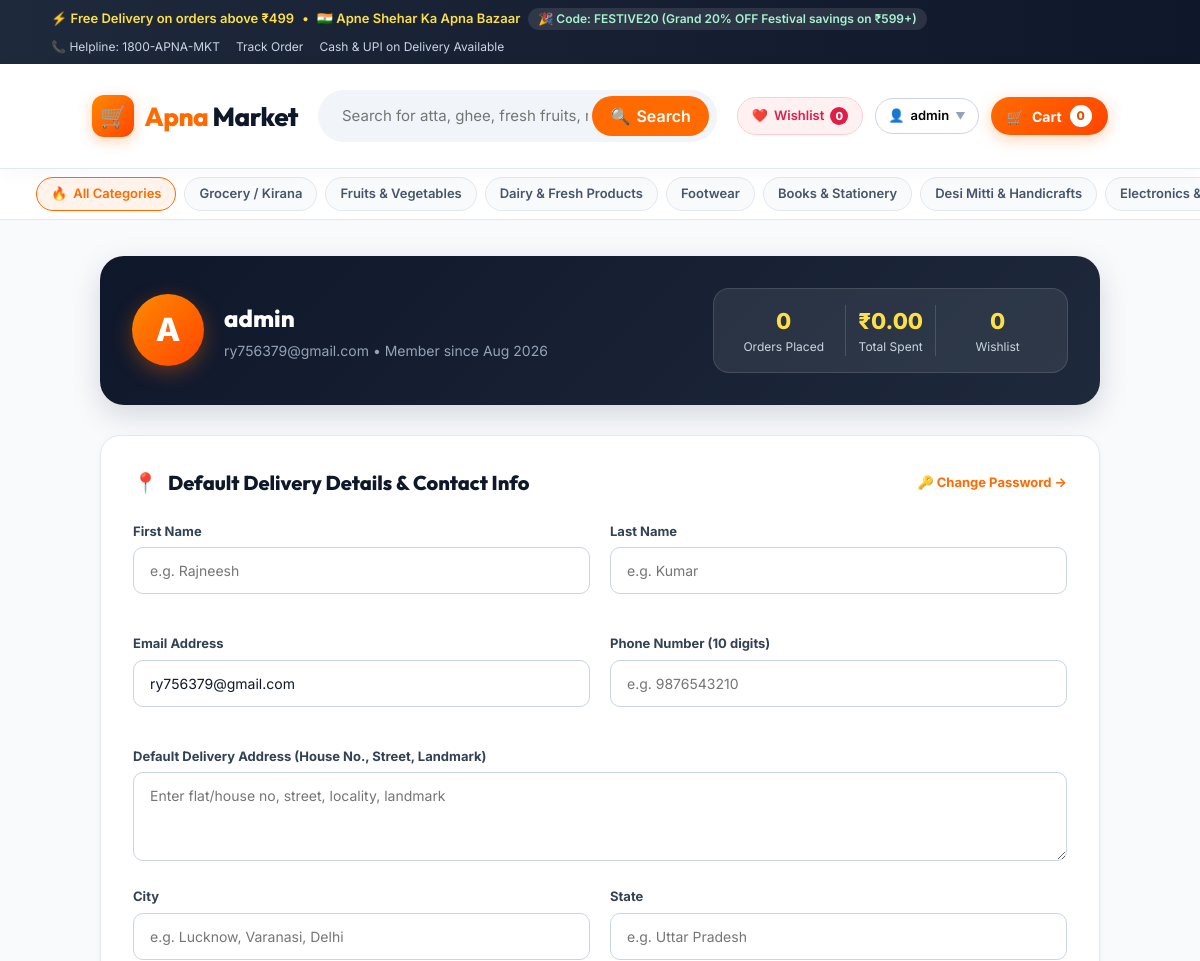
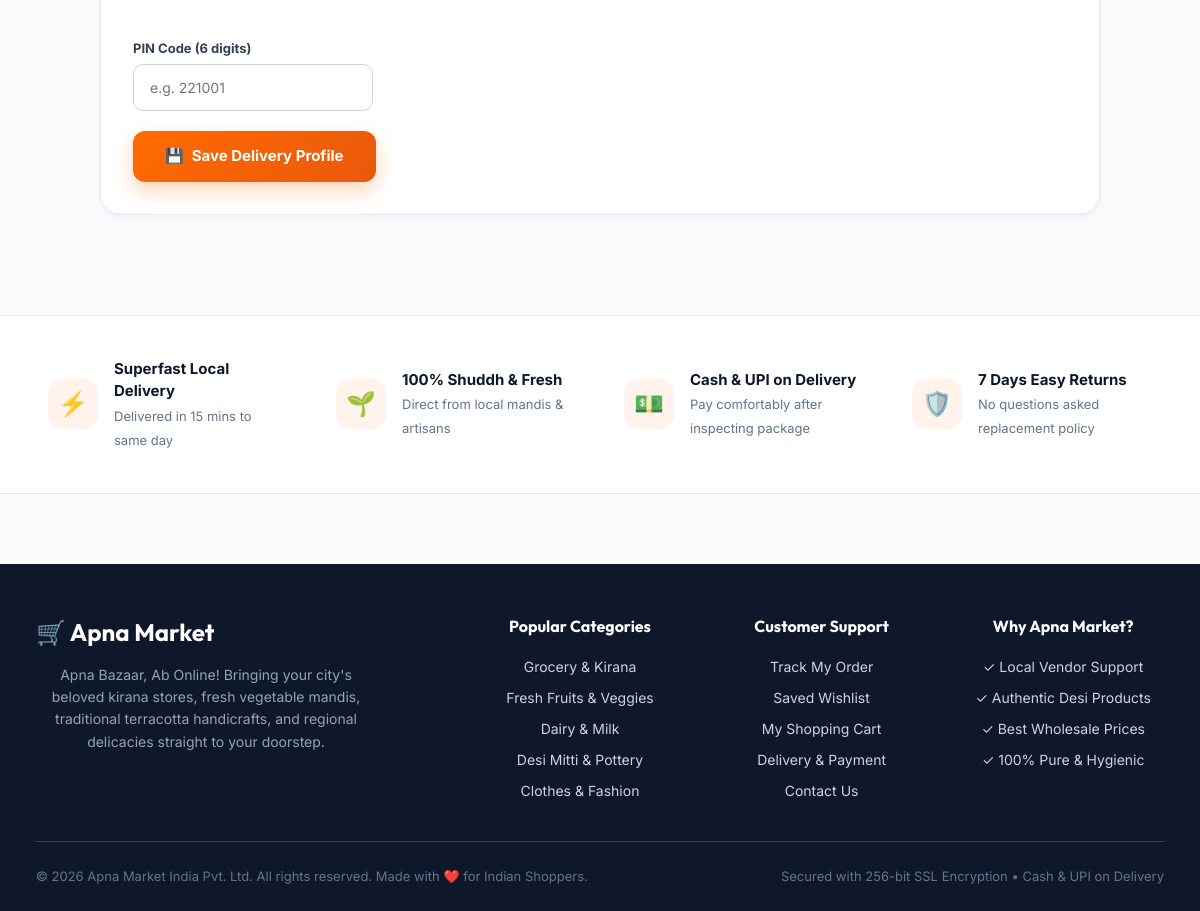
/profile/ (signed in), run on the app's committed database (2 pictures, top to bottom).
### store/models.py (models this page shows, shortened)
class Coupon(models.Model):
    code = models.CharField(
        max_length=30,
        unique=True
    )
    discount_percent = models.DecimalField(
        max_digits=5,
        decimal_places=2,
        default=0
    )
    discount_amount = models.DecimalField(
        max_digits=10,
        decimal_places=2,
        default=0
    )
    min_order_value = models.DecimalField(
        max_digits=10,
        decimal_places=2,
        default=0
    )
    is_active = models.BooleanField(
        default=True
    )
    description = models.CharField(
        max_length=200,
        blank=True
    )
    created_at = models.DateTimeField(
        auto_now_add=True
    )

### catalog/models.py (models this page shows, shortened)
class Category(models.Model):
    name = models.CharField(max_length=100)
    slug = models.SlugField(unique=True)
    parent = models.ForeignKey(
        "self",
        on_delete=models.CASCADE,
        blank=True,
        null=True,
        related_name="subcategories"
    )
    description = models.TextField(blank=True)
    image = models.ImageField(
        upload_to="categories/",
        blank=True,
        null=True
    )
    is_active = models.BooleanField(default=True)
    created_at = models.DateTimeField(auto_now_add=True)

### customer_accounts/views.py (the view, shortened to what this page needs)
# urls.py: path("profile/", profile_view, name="profile"),
@login_required(login_url="/login/?next=/profile/")
def profile_view(request):
    profile, _ = CustomerProfile.objects.get_or_create(user=request.user)
    from store.models import Order, Wishlist
    orders_count = Order.objects.filter(user=request.user).count()
    total_spent = Order.objects.filter(user=request.user, status__in=["confirmed", "delivered"]).aggregate(Sum("total_amount"))["total_amount__sum"] or Decimal("0.00")
    wishlist_count = Wishlist.objects.filter(user=request.user).count()
    return render(
        request,
        "customer_accounts/profile.html",
        {
            "profile": profile,
            "orders_count": orders_count,
            "total_spent": total_spent,
            "wishlist_count": wishlist_count,
        }
    )

### customer_accounts/templates/customer_accounts/profile.html (shortened to what this page needs)
{% extends "base.html" %}
{% load static %}
{% block content %}
<div class="profile-wrap">
    <div class="profile-header-card">
        <div class="user-intro">
            <div class="user-avatar-circle">
                {{ user.username|make_list|first|upper }}
            </div>
            <div>
                <h1 class="user-name-title">{{ user.get_full_name|default:user.username }}</h1>
                <div class="user-email-text">
                    {{ user.email|default:"No email registered" }} • Member since {{ user.date_joined|date:"M Y" }}
                </div>
            </div>
        </div>
        <div class="profile-stats">
            <div class="stat-box">
                <div class="stat-num">{{ orders_count }}</div>
                <div class="stat-lbl">Orders Placed</div>
            </div>
            <div class="stat-box" style="border-left: 1px solid rgba(255,255,255,0.15); border-right: 1px solid rgba(255,255,255,0.15); padding: 0 12px;">
                <div class="stat-num">₹{{ total_spent }}</div>
                <div class="stat-lbl">Total Spent</div>
            </div>
            <div class="stat-box">
                <div class="stat-num">{{ wishlist_count }}</div>
                <div class="stat-lbl">Wishlist</div>
            </div>
        </div>
    </div>
    <div class="profile-card">
        <div style="display: flex; justify-content: space-between; align-items: center; margin-bottom: 24px; flex-wrap: wrap; gap: 12px;">
            <h2 class="card-heading" style="margin-bottom: 0;">
                <span>📍</span> Default Delivery Details & Contact Info
            </h2>
            <a href="{% url 'change_password' %}" style="color: var(--primary); font-size: 13px; font-weight: 700;">
                🔑 Change Password →
            </a>
        </div>
        <form method="POST">
            <div class="form-grid-2">
                <div class="form-group">
                    <label for="first_name">First Name</label>
                    <input type="text" id="first_name" name="first_name" class="form-control" value="{{ user.first_name }}" placeholder="e.g. Rajneesh">
                </div>
                <div class="form-group">
                    <label for="last_name">Last Name</label>
                    <input type="text" id="last_name" name="last_name" class="form-control" value="{{ user.last_name }}" placeholder="e.g. Kumar">
                </div>
            </div>
            <div class="form-grid-2">
                <div class="form-group">
                    <label for="email">Email Address</label>
                    <input type="email" id="email" name="email" class="form-control" value="{{ user.email }}" placeholder="e.g. yourname@gmail.com">
                </div>
                <div class="form-group">
                    <label for="phone">Phone Number (10 digits)</label>
                    <input type="tel" id="phone" name="phone" class="form-control" value="{{ profile.phone }}" placeholder="e.g. 9876543210" pattern="[0-9]{10}">
                </div>
            </div>
            <div class="form-group">
                <label for="address">Default Delivery Address (House No., Street, Landmark)</label>
                <textarea id="address" name="address" class="form-control" rows="3" placeholder="Enter flat/house no, street, locality, landmark">{{ profile.address }}</textarea>
            </div>
            <div class="form-grid-2">
                <div class="form-group">
                    <label for="city">City</label>
                    <input type="text" id="city" name="city" class="form-control" value="{{ profile.city }}" placeholder="e.g. Lucknow, Varanasi, Delhi">
                </div>
                <div class="form-group">
                    <label for="state">State</label>
                    <input type="text" id="state" name="state" class="form-control" value="{{ profile.state }}" placeholder="e.g. Uttar Pradesh">
                </div>
            </div>
            <div class="form-group" style="max-width: 240px;">
                <label for="pincode">PIN Code (6 digits)</label>
                <input type="text" id="pincode" name="pincode" class="form-control" value="{{ profile.pincode }}" placeholder="e.g. 221001" maxlength="6" pattern="[0-9]{6}">
            </div>
            <button type="submit" class="btn-save-profile">
                <span>💾</span> Save Delivery Profile
            </button>
        </form>
    </div>
</div>
{% endblock %}

### templates/base.html (shortened to what this page needs)
{% load static %}
<!DOCTYPE html>
<html lang="en">
<head>
    <link rel="stylesheet" href="{% static 'store/css/style.css' %}">
</head>
<body>
    <div class="top-bar">
        <div class="top-bar-inner">
            <div class="delivery-highlight">
                <span>⚡ Free Delivery on orders above ₹499</span>
                <span>•</span>
                <span>🇮🇳 Apne Shehar Ka Apna Bazaar</span>
                {% if active_coupons %}
                    <span class="coupon-ticker">🎉 Code: {{ active_coupons.0.code }} ({{ active_coupons.0.description }})</span>
                {% endif %}
            </div>
            <div class="top-bar-links">
                <span>📞 Helpline: 1800-APNA-MKT</span>
                <a href="{% url 'my_orders' %}">Track Order</a>
                <span>Cash & UPI on Delivery Available</span>
            </div>
        </div>
    </div>
    <header class="main-header">
        <div class="header-content">
            <a href="{% url 'home' %}" class="brand-logo">
                <span class="brand-badge">🛒</span>
                <span><span class="highlight">Apna</span> Market</span>
            </a>
            <div class="search-container">
                <form class="search-form" method="GET" action="{% url 'home' %}" id="search-form">
                    <input
                        type="text"
                        name="q"
                        id="search-input"
                        placeholder="Search for atta, ghee, fresh fruits, matka, kurta, dal..."
                        value="{{ search_query|default:'' }}"
                        autocomplete="off"
                    >
                    <button type="submit">
                        <span>🔍</span>
                        <span>Search</span>
                    </button>
                </form>
            </div>
            <div class="header-actions">
                <a href="{% url 'wishlist' %}" class="wishlist-nav-btn" id="header-wishlist-btn" title="Saved Items & Wishlist">
                    <span>❤️</span>
                    <span class="wishlist-text">Wishlist</span>
                    <span class="wishlist-badge" id="wishlist-badge-count">{{ global_wishlist_count|default:"0" }}</span>
                </a>
                {% if user.is_authenticated %}
                    <div class="user-dropdown">
                        <button class="user-dropdown-btn">
                            <span>👤</span>
                            <span>{{ user.first_name|default:user.username|truncatechars:10 }}</span>
                            <span style="font-size: 10px; color: #94a3b8;">▼</span>
                        </button>
                    </div>
                {% endif %}
                <a href="{% url 'cart' %}" class="cart-nav-btn" id="header-cart-btn">
                    <span>🛒</span>
                    <span>Cart</span>
                    <span class="cart-badge" id="header-cart-count">{{ global_cart_count|default:"0" }}</span>
                </a>
            </div>
        </div>
    </header>
    <nav class="category-subnav">
        <div class="category-subnav-inner">
            <a href="{% url 'home' %}" class="cat-chip {% if not selected_category and not category %}active{% endif %}">
                <span>🔥</span> All Categories
            </a>
            {% for cat in nav_categories %}
                <a href="{% url 'category_products' cat.slug %}" class="cat-chip {% if category.slug == cat.slug or selected_category == cat.slug %}active{% endif %}">
                    {{ cat.name }}
                </a>
            {% endfor %}
        </div>
    </nav>
    <main>
        {% block content %}{% endblock %}
    </main>
    <section class="trust-banner">
        <div class="trust-grid">
            <div class="trust-card">
                <div class="trust-icon">⚡</div>
                <div>
                    <strong>Superfast Local Delivery</strong>
                    <span>Delivered in 15 mins to same day</span>
                </div>
            </div>
            <div class="trust-card">
                <div class="trust-icon">🌱</div>
                <div>
                    <strong>100% Shuddh & Fresh</strong>
                    <span>Direct from local mandis & artisans</span>
                </div>
            </div>
            <div class="trust-card">
                <div class="trust-icon">💵</div>
                <div>
                    <strong>Cash & UPI on Delivery</strong>
                    <span>Pay comfortably after inspecting package</span>
                </div>
            </div>
            <div class="trust-card">
                <div class="trust-icon">🛡️</div>
                <div>
                    <strong>7 Days Easy Returns</strong>
                    <span>No questions asked replacement policy</span>
                </div>
            </div>
        </div>
    </section>
    <footer>
        <div class="footer-inner">
            <div class="footer-brand">
                <h3>🛒 Apna Market</h3>
                <p>
                    Apna Bazaar, Ab Online! Bringing your city's beloved kirana stores, fresh vegetable mandis, traditional terracotta handicrafts, and regional delicacies straight to your doorstep.
                </p>
            </div>
            <div class="footer-col">
                <h4>Popular Categories</h4>
                <ul>
                    <li><a href="{% url 'category_products' 'grocery-kirana' %}">Grocery & Kirana</a></li>
                    <li><a href="{% url 'category_products' 'fruits-vegetables' %}">Fresh Fruits & Veggies</a></li>
                    <li><a href="{% url 'category_products' 'dairy-fresh-products' %}">Dairy & Milk</a></li>
                    <li><a href="{% url 'category_products' 'desi-mitti-handicrafts' %}">Desi Mitti & Pottery</a></li>
                    <li><a href="{% url 'category_products' 'clothes-fashion-category' %}">Clothes & Fashion</a></li>
                </ul>
            </div>
            <div class="footer-col">
                <h4>Customer Support</h4>
                <ul>
                    <li><a href="{% url 'my_orders' %}">Track My Order</a></li>
                    <li><a href="{% url 'wishlist' %}">Saved Wishlist</a></li>
                    <li><a href="{% url 'cart' %}">My Shopping Cart</a></li>
                    <li><a href="{% url 'checkout' %}">Delivery & Payment</a></li>
                    <li><a href="mailto:support@apnamarket.in">Contact Us</a></li>
                </ul>
            </div>
            <div class="footer-col">
                <h4>Why Apna Market?</h4>
                <ul>
                    <li>✓ Local Vendor Support</li>
                    <li>✓ Authentic Desi Products</li>
                    <li>✓ Best Wholesale Prices</li>
                    <li>✓ 100% Pure & Hygienic</li>
                </ul>
            </div>
        </div>
        <div class="footer-bottom">
            <div>
                © 2026 Apna Market India Pvt. Ltd. All rights reserved. Made with ❤️ for Indian Shoppers.
            </div>
            <div>
                <span>Secured with 256-bit SSL Encryption • Cash & UPI on Delivery</span>
            </div>
        </div>
    </footer>
</body>
</html>

### data on the page
Coupon: code "FESTIVE20", description "Grand 20% OFF Festival savings on ₹599+"
Category: name "Grocery / Kirana"
Category: name "Fruits & Vegetables"
Category: name "Dairy & Fresh Products"
Category: name "Footwear"
Category: name "Books & Stationery"
Category: name "Desi Mitti & Handicrafts"
Category: name "Electronics…"

### other printed values
{{ global_wishlist_count|default:"0" }} "0"
{{ user.first_name|default:user.username|truncatechars:10 }} "admin"
{{ global_cart_count|default:"0" }} "0"
{{ user.username|make_list|first|upper }} "A"
{{ user.get_full_name|default:user.username }} "admin"
{{ user.email|default:"No email registered" }} "ry756379@gmail.com"
{{ user.date_joined|date:"M Y" }} "Aug 2026"
{{ orders_count }} "0"
{{ total_spent }} "0.00"
{{ wishlist_count }} "0"
